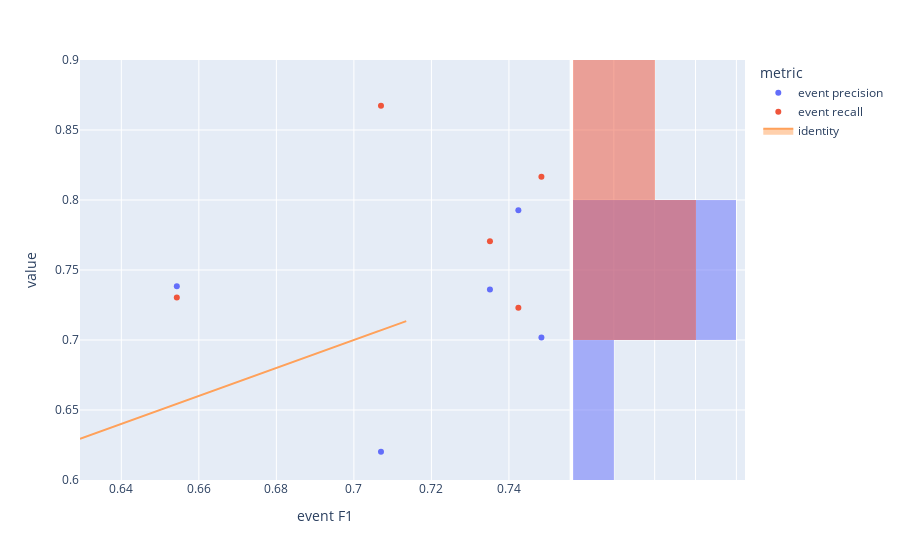

The notebook cell this image was saved under:
### Code cell
fig=px.scatter(visualTradeoff,x='event F1',y='value',color='metric', marginal_y="histogram")
fig.add_trace(
    go.Scatter(x=experimentModels['eventF1'], y=experimentModels['eventF1'], name="identity", mode='lines',fill="toself")
)
fig.show()

### Figure 1 — Plotly figure (JSON) as saved in the notebook; plotly's stock layout.template omitted (floating-point values rounded to 4 significant figures)
{"data": [{"hovertemplate": "metric=event precision<br>event F1=%{x}<br>value=%{y}<extra></extra>", "legendgroup": "event precision", "marker": {"color": "#636efa", "symbol": "circle"}, "mode": "markers", "name": "event precision", "orientation": "v", "showlegend": true, "type": "scatter", "x": [0.7484, 0.707, 0.7351, 0.6543, 0.7424], "xaxis": "x", "y": [0.7017, 0.6202, 0.7362, 0.7384, 0.7927], "yaxis": "y"}, {"alignmentgroup": "True", "bingroup": "y", "hovertemplate": "metric=event precision<br>value=%{y}<br>count=%{x}<extra></extra>", "legendgroup": "event precision", "marker": {"color": "#636efa"}, "name": "event precision", "offsetgroup": "event precision", "opacity": 0.5, "showlegend": false, "type": "histogram", "xaxis": "x2", "y": [0.7017, 0.6202, 0.7362, 0.7384, 0.7927], "yaxis": "y2"}, {"hovertemplate": "metric=event recall<br>event F1=%{x}<br>value=%{y}<extra></extra>", "legendgroup": "event recall", "marker": {"color": "#EF553B", "symbol": "circle"}, "mode": "markers", "name": "event recall", "orientation": "v", "showlegend": true, "type": "scatter", "x": [0.7484, 0.707, 0.7351, 0.6543, 0.7424], "xaxis": "x", "y": [0.8167, 0.8673, 0.7705, 0.7304, 0.7231], "yaxis": "y"}, {"alignmentgroup": "True", "bingroup": "y", "hovertemplate": "metric=event recall<br>value=%{y}<br>count=%{x}<extra></extra>", "legendgroup": "event recall", "marker": {"color": "#EF553B"}, "name": "event recall", "offsetgroup": "event recall", "opacity": 0.5, "showlegend": false, "type": "histogram", "xaxis": "x2", "y": [0.8167, 0.8673, 0.7705, 0.7304, 0.7231], "yaxis": "y2"}, {"fill": "toself", "mode": "lines", "name": "identity", "type": "scatter", "x": [0.7135, 0.6747, 0.7108, 0.6293, 0.7061], "y": [0.7135, 0.6747, 0.7108, 0.6293, 0.7061]}], "layout": {"barmode": "overlay", "legend": {"title": {"text": "metric"}, "tracegroupgap": 0}, "margin": {"t": 60}, "xaxis": {"anchor": "y", "domain": [0, 0.7363], "title": {"text": "event F1"}}, "xaxis2": {"anchor": "y2", "domain": [0.7413, 1], "matches": "x2", "showgrid": true, "showline": false, "showticklabels": false, "ticks": ""}, "yaxis": {"anchor": "x", "domain": [0, 1], "title": {"text": "value"}}, "yaxis2": {"anchor": "x2", "domain": [0, 1], "matches": "y", "showgrid": true, "showticklabels": false}}}
